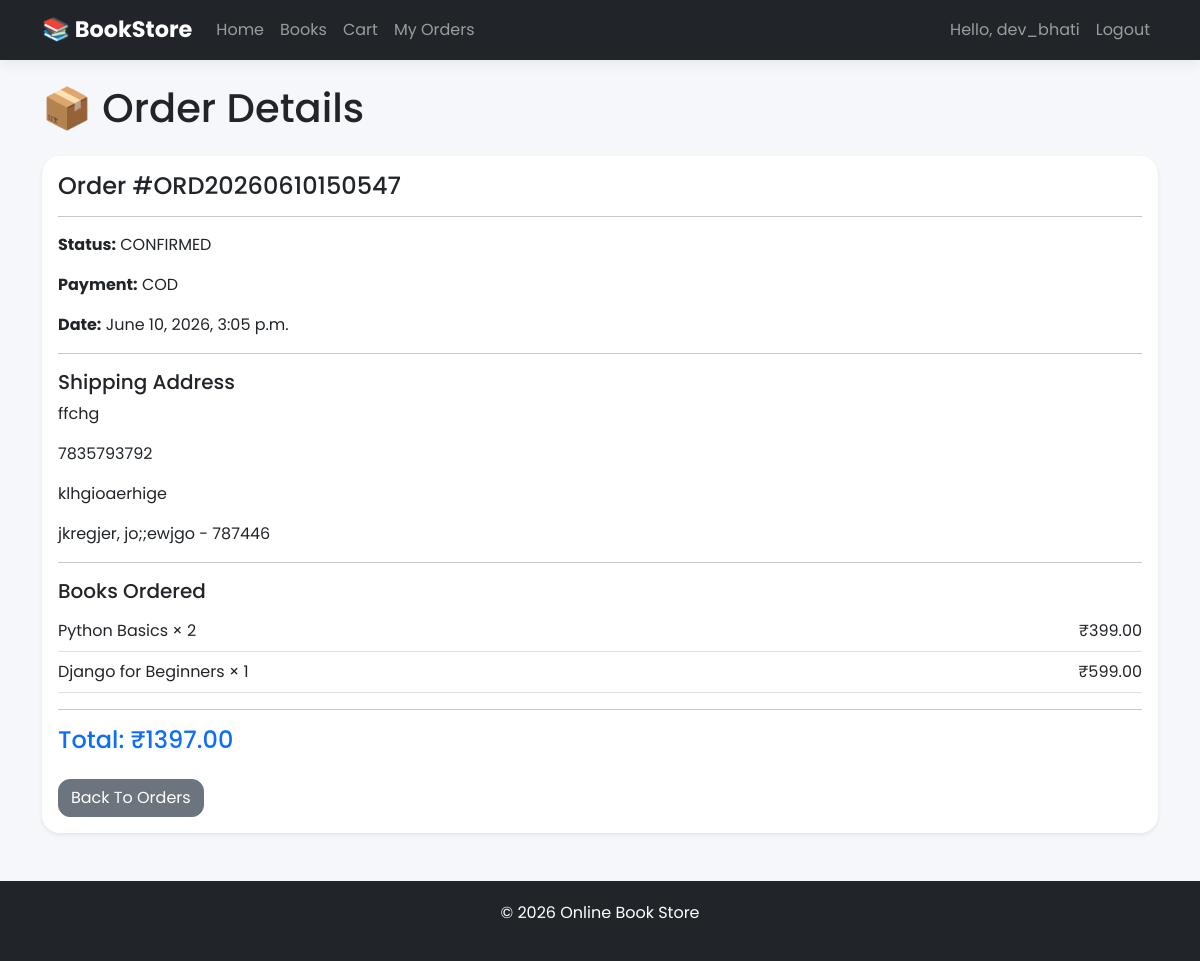
The app's page /orders/detail/2/ (signed in), older data.
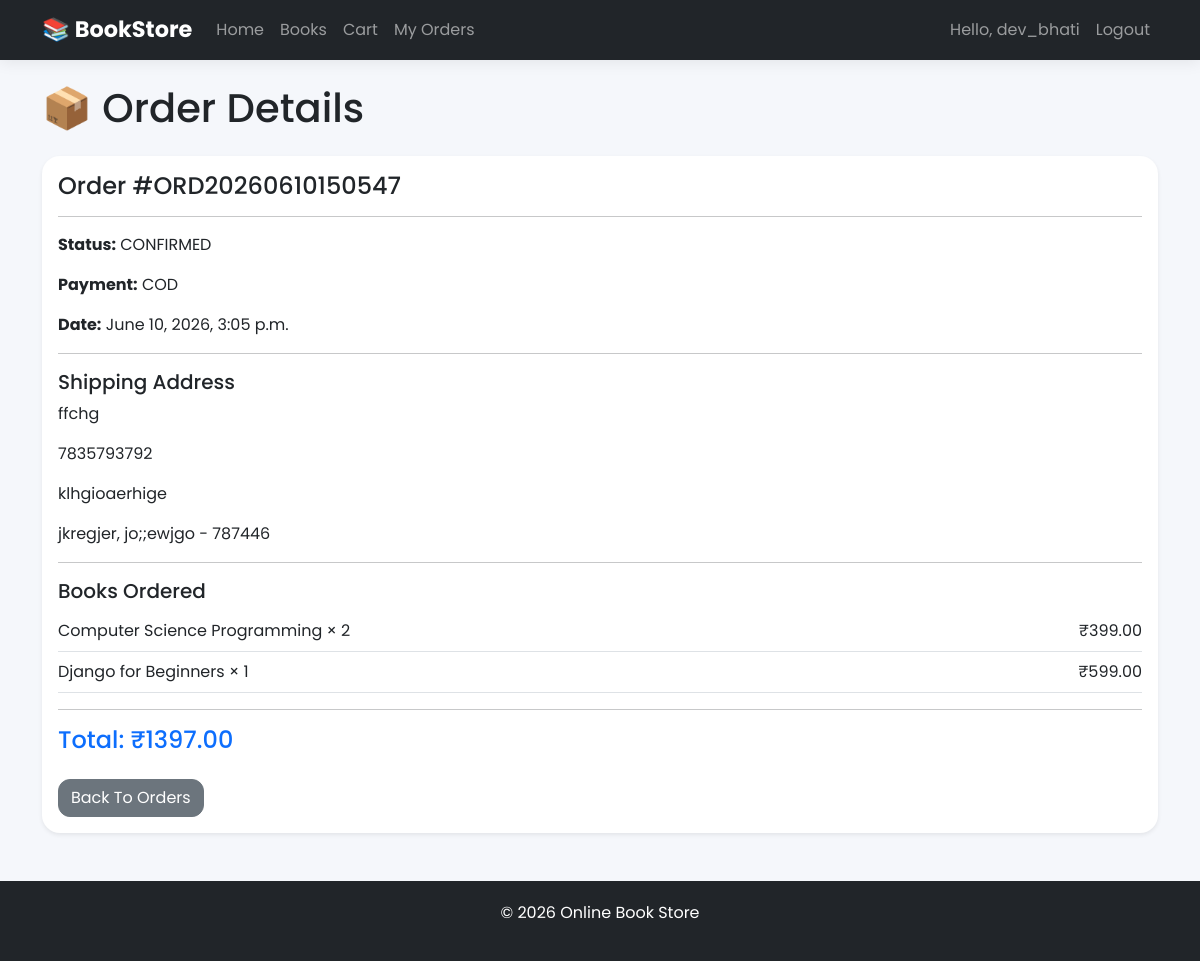
The same page, newer data.
### orders/models.py (models this page shows, shortened)
class OrderItem(models.Model):
    order = models.ForeignKey(
        Order,
        on_delete=models.CASCADE,
        related_name='items'
    )
    book = models.ForeignKey(
        Book,
        on_delete=models.CASCADE
    )
    quantity = models.PositiveIntegerField()
    price_at_time = models.DecimalField(
        max_digits=10,
        decimal_places=2
    )

### books/models.py (models this page shows, shortened)
class Book(models.Model):
    title = models.CharField(max_length=200)
    slug = models.SlugField(unique=True, blank=True)
    author = models.CharField(max_length=100)
    description = models.TextField()
    price = models.DecimalField(
        max_digits=10,
        decimal_places=2
    )
    stock = models.PositiveIntegerField()
    image = models.ImageField(
        upload_to='books/'
    )
    category = models.ForeignKey(
        Category,
        on_delete=models.CASCADE,
        related_name='books'
    )
    is_top10 = models.BooleanField(default=False)
    is_featured = models.BooleanField(default=False)
    is_new_arrival = models.BooleanField(default=False)
    created_at = models.DateTimeField(auto_now_add=True)

### orders/views.py (the view)
@login_required
def order_detail_view(request, order_id):
    order = Order.objects.get(
        id=order_id,
        user=request.user
    )
    return render(
        request,
        'orders/order_detail.html',
        {
            'order': order
        }
    )

### templates/orders/order_detail.html
{% extends 'base.html' %}
{% block content %}
<h1 class="mb-4">
    📦 Order Details
</h1>
<div class="card shadow-sm border-0">
    <div class="card-body">
        <h4>
            Order #{{ order.order_number }}
        </h4>
        <hr>
        <p>
            <strong>Status:</strong>
            {{ order.status }}
        </p>
        <p>
            <strong>Payment:</strong>
            {{ order.payment_method }}
        </p>
        <p>
            <strong>Date:</strong>
            {{ order.created_at }}
        </p>
        <hr>
        <h5>
            Shipping Address
        </h5>
        <p>
            {{ order.full_name }}
        </p>
        <p>
            {{ order.phone }}
        </p>
        <p>
            {{ order.address }}
        </p>
        <p>
            {{ order.city }},
            {{ order.state }}
            -
            {{ order.pincode }}
        </p>
        <hr>
        <h5>
            Books Ordered
        </h5>
        {% for item in order.items.all %}
        <div class="d-flex justify-content-between border-bottom py-2">
            <div>
                {{ item.book.title }}
                ×
                {{ item.quantity }}
            </div>
            <div>
                ₹{{ item.price_at_time }}
            </div>
        </div>
        {% endfor %}
        <hr>
        <h4 class="text-primary">
            Total:
            ₹{{ order.total_price }}
        </h4>
        <a
            href="{% url 'my_orders' %}"
            class="btn btn-secondary mt-3"
        >
            Back To Orders
        </a>
    </div>
</div>
{% endblock %}

Row changes from the older to the newer data that the page shows:
changed through a linked row, OrderItem: book "Python Basics" → "Computer Science Programming"
